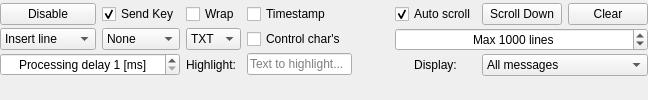
             <widget class="QWidget" name="scrollAreaWidgetContents_2">
              <property name="geometry">
               <rect>
                <x>0</x>
                <y>0</y>
                <width>648</width>
                <height>100</height>
               </rect>
              </property>
              <property name="sizePolicy">
               <sizepolicy hsizetype="Preferred" vsizetype="Preferred">
                <horstretch>0</horstretch>
                <verstretch>0</verstretch>
               </sizepolicy>
              </property>
              <layout class="QGridLayout" name="gridLayout">
               <property name="leftMargin">
                <number>0</number>
               </property>
               <property name="topMargin">
                <number>0</number>
               </property>
               <property name="rightMargin">
                <number>0</number>
               </property>
               <property name="bottomMargin">
                <number>20</number>
               </property>
               <item row="0" column="0">
                <layout class="QHBoxLayout" name="horizontalLayout">
                 <item>
                  <layout class="QGridLayout" name="gridLayout_15">
                   <property name="verticalSpacing">
                    <number>3</number>
                   </property>
                   <item row="0" column="4" colspan="8">
                    <widget class="QCheckBox" name="checkBoxShowTime">
                     <property name="sizePolicy">
                      <sizepolicy hsizetype="Preferred" vsizetype="Maximum">
                       <horstretch>0</horstretch>
                       <verstretch>0</verstretch>
                      </sizepolicy>
                     </property>
                     <property name="whatsThis">
                      <string>&lt;html&gt;&lt;head/&gt;&lt;body&gt;&lt;p&gt;If checked, received message will be displayed with system clock time in which it was received.&lt;/p&gt;&lt;/body&gt;&lt;/html&gt;</string>
                     </property>
                     <property name="text">
                      <string>Timestamp</string>
                     </property>
                    </widget>
                   </item>
                   <item row="0" column="3">
                    <widget class="QCheckBox" name="checkBoxWrapText">
                     <property name="sizePolicy">
                      <sizepolicy hsizetype="Preferred" vsizetype="Minimum">
                       <horstretch>0</horstretch>
                       <verstretch>0</verstretch>
                      </sizepolicy>
                     </property>
                     <property name="whatsThis">
                      <string>&lt;html&gt;&lt;head/&gt;&lt;body&gt;&lt;p&gt;Wrap all text inside the text window - may work slowly with large text.&lt;/p&gt;&lt;/body&gt;&lt;/html&gt;</string>
                     </property>
                     <property name="text">
                      <string>Wrap</string>
                     </property>
                    </widget>
                   </item>
                   <item row="2" column="3">
                    <widget class="QComboBox" name="comboBoxFormat">
                     <property name="sizePolicy">
                      <sizepolicy hsizetype="Minimum" vsizetype="Preferred">
                       <horstretch>0</horstretch>
                       <verstretch>0</verstretch>
                      </sizepolicy>
                     </property>
                     <property name="toolTip">
                      <string>&lt;html&gt;&lt;head/&gt;&lt;body&gt;&lt;p&gt;Change text format&lt;/p&gt;&lt;/body&gt;&lt;/html&gt;</string>
                     </property>
                     <property name="whatsThis">
                      <string>&lt;html&gt;&lt;head/&gt;&lt;body&gt;&lt;p&gt;Choose message display format:&lt;/p&gt;&lt;p&gt;&lt;span style=" font-weight:600;"&gt;- text&lt;/span&gt;&lt;/p&gt;&lt;p&gt;&lt;span style=" font-weight:600;"&gt;- hex (base 16)&lt;/span&gt;&lt;/p&gt;&lt;p&gt;&lt;span style=" font-weight:600;"&gt;- binary (base 2)&lt;/span&gt;&lt;/p&gt;&lt;/body&gt;&lt;/html&gt;</string>
                     </property>
                     <item>
                      <property name="text">
                       <string>TXT</string>
                      </property>
                     </item>
                     <item>
                      <property name="text">
                       <string>HEX</string>
                      </property>
                     </item>
                     <item>
                      <property name="text">
                       <string>BIN</string>
                      </property>
                     </item>
                    </widget>
                   </item>
                   <item row="5" column="1" colspan="2">
                    <widget class="QSpinBox" name="spinBoxProcessingDelay">
                     <property name="sizePolicy">
                      <sizepolicy hsizetype="Minimum" vsizetype="Minimum">
                       <horstretch>0</horstretch>
                       <verstretch>0</verstretch>
                      </sizepolicy>
                     </property>
                     <property name="minimumSize">
                      <size>
                       <width>0</width>
                       <height>0</height>
                      </size>
                     </property>
                     <property name="whatsThis">
                      <string>&lt;html&gt;&lt;head/&gt;&lt;body&gt;&lt;p&gt;Set the interval of reading Serial/UDP. &lt;/p&gt;&lt;/body&gt;&lt;/html&gt;</string>
                     </property>
                     <property name="alignment">
                      <set>Qt::AlignCenter</set>
                     </property>
                     <property name="suffix">
                      <string> [ms]</string>
                     </property>
                     <property name="prefix">
                      <string>Processing delay </string>
                     </property>
                     <property name="minimum">
                      <number>1</number>
                     </property>
                     <property name="maximum">
                      <number>500</number>
                     </property>
                     <property name="singleStep">
                      <number>5</number>
                     </property>
                     <property name="value">
                      <number>1</number>
                     </property>
                    </widget>
                   </item>
                   <item row="0" column="2">
                    <widget class="QCheckBox" name="checkBoxSendKey">
                     <property name="sizePolicy">
                      <sizepolicy hsizetype="Preferred" vsizetype="Minimum">
                       <horstretch>0</horstretch>
                       <verstretch>0</verstretch>
                      </sizepolicy>
                     </property>
                     <property name="whatsThis">
                      <string>&lt;html&gt;&lt;head/&gt;&lt;body&gt;&lt;p&gt;If checked, pressed key will be immidietly sent to the device via Serial or UDP, depending on the active control section tab as long as the &lt;span style=" font-weight:600;"&gt;text window remains focused&lt;/span&gt;.&lt;/p&gt;&lt;p&gt;This is very useful for creating a rapidly accesible control interface via serial i.e, you could quickly regulate motor's PWM output by holding &amp;quot;+&amp;quot; or &amp;quot;-&amp;quot; keys, instead of typing &amp;quot;set value ... &amp;quot; every time you need to make a change.&lt;/p&gt;&lt;/body&gt;&lt;/html&gt;</string>
                     </property>
                     <property name="text">
                      <string>Send Key</string>
                     </property>
                     <property name="checked">
                      <bool>true</bool>
                     </property>
                    </widget>
                   </item>
                   <item row="2" column="4" colspan="8">
                    <widget class="QCheckBox" name="checkBoxShowControlChars">
                     <property name="sizePolicy">
                      <sizepolicy hsizetype="Preferred" vsizetype="Fixed">
                       <horstretch>0</horstretch>
                       <verstretch>0</verstretch>
                      </sizepolicy>
                     </property>
                     <property name="text">
                      <string>Control char's</string>
                     </property>
                    </widget>
                   </item>
                   <item row="5" column="3">
                    <widget class="QLabel" name="label_4">
                     <property name="sizePolicy">
                      <sizepolicy hsizetype="Preferred" vsizetype="Minimum">
                       <horstretch>0</horstretch>
                       <verstretch>0</verstretch>
                      </sizepolicy>
                     </property>
                     <property name="minimumSize">
                      <size>
                       <width>0</width>
                       <height>0</height>
                      </size>
                     </property>
                     <property name="text">
                      <string>Highlight:</string>
                     </property>
                    </widget>
                   </item>
                   <item row="5" column="4" colspan="8">
                    <widget class="QLineEdit" name="lineEditHighlight">
                     <property name="sizePolicy">
                      <sizepolicy hsizetype="Maximum" vsizetype="Maximum">
                       <horstretch>0</horstretch>
                       <verstretch>0</verstretch>
                      </sizepolicy>
                     </property>
                     <property name="whatsThis">
                      <string>&lt;html&gt;&lt;head/&gt;&lt;body&gt;&lt;p&gt;Highlights the words in the main text window that matches the contents of this textbox&lt;/p&gt;&lt;/body&gt;&lt;/html&gt;</string>
                     </property>
                     <property name="placeholderText">
                      <string>Text to highlight...</string>
                     </property>
                     <property name="clearButtonEnabled">
                      <bool>true</bool>
                     </property>
                    </widget>
                   </item>
                   <item row="2" column="2">
                    <widget class="QComboBox" name="comboBoxTextProcessing">
                     <property name="sizePolicy">
                      <sizepolicy hsizetype="Minimum" vsizetype="Preferred">
                       <horstretch>0</horstretch>
                       <verstretch>0</verstretch>
                      </sizepolicy>
                     </property>
                     <property name="toolTip">
                      <string>&lt;html&gt;&lt;head/&gt;&lt;body&gt;&lt;p&gt;Text processing modes&lt;/p&gt;&lt;/body&gt;&lt;/html&gt;</string>
                     </property>
                     <property name="whatsThis">
                      <string>&lt;html&gt;&lt;head/&gt;&lt;body&gt;&lt;p&gt;Choose text post-processing:&lt;/p&gt;&lt;p&gt;&lt;span style=" font-weight:600;"&gt;- None&lt;/span&gt;&lt;/p&gt;&lt;p&gt;&lt;span style=" font-weight:600;"&gt;- Trim - remove whitespace form the start and the end of each line.&lt;/span&gt;&lt;/p&gt;&lt;p&gt;&lt;span style=" font-weight:600;"&gt;- Simplify - removes whitespace form the start and the end, and has each sequence of internal whitespace replaced with a single space.&lt;/span&gt;&lt;/p&gt;&lt;/body&gt;&lt;/html&gt;</string>
                     </property>
                     <item>
                      <property name="text">
                       <string>None</string>
                      </property>
                     </item>
                     <item>
                      <property name="text">
                       <string>Trim</string>
                      </property>
                     </item>
                     <item>
                      <property name="text">
                       <string>Simplify</string>
                      </property>
                     </item>
                    </widget>
                   </item>
                   <item row="0" column="1">
                    <widget class="QPushButton" name="pushButtonTextLogToggle">
                     <property name="sizePolicy">
                      <sizepolicy hsizetype="Preferred" vsizetype="Preferred">
                       <horstretch>0</horstretch>
                       <verstretch>0</verstretch>
                      </sizepolicy>
                     </property>
                     <property name="text">
                      <string>Disable</string>
                     </property>
                     <property name="checkable">
                      <bool>true</bool>
                     </property>
                    </widget>
                   </item>
                   <item row="2" column="1">
                    <widget class="QComboBox" name="comboBoxAddTextMode">
                     <property name="sizePolicy">
                      <sizepolicy hsizetype="Minimum" vsizetype="Preferred">
                       <horstretch>0</horstretch>
                       <verstretch>0</verstretch>
                      </sizepolicy>
                     </property>
                     <property name="toolTip">
                      <string>&lt;html&gt;&lt;head/&gt;&lt;body&gt;&lt;p&gt;New line print method&lt;/p&gt;&lt;/body&gt;&lt;/html&gt;</string>
                     </property>
                     <property name="whatsThis">
                      <string>&lt;html&gt;&lt;head/&gt;&lt;body&gt;&lt;p&gt;Change how new text line is added:&lt;/p&gt;&lt;p&gt;&lt;span style=" font-weight:600;"&gt;- Insert - moves the cursor to the end of document and simply pastes new data. Similar to &amp;quot;print()&amp;quot; in Arduino&lt;/span&gt;&lt;/p&gt;&lt;p&gt;&lt;span style=" font-weight:600;"&gt;- Append - adds new text as newline. Acts as &amp;quot;println()&amp;quot;. &lt;/span&gt;&lt;/p&gt;&lt;p&gt;One can use &amp;quot;Append&amp;quot; mode + &amp;quot;trim&amp;quot; or &amp;quot;simplify&amp;quot; processing options to remove all control characters form the text while still adding it as newline without the escape sequences present.&lt;/p&gt;&lt;/body&gt;&lt;/html&gt;</string>
                     </property>
                     <property name="sizeAdjustPolicy">
                      <enum>QComboBox::AdjustToContents</enum>
                     </property>
                     <item>
                      <property name="text">
                       <string>Insert line</string>
                      </property>
                     </item>
                     <item>
                      <property name="text">
                       <string>Append line</string>
                      </property>
                     </item>
                    </widget>
                   </item>
                  </layout>
                 </item>
                 <item>
                  <spacer name="horizontalSpacer_2">
                   <property name="orientation">
                    <enum>Qt::Horizontal</enum>
                   </property>
                   <property name="sizeType">
                    <enum>QSizePolicy::Expanding</enum>
                   </property>
                   <property name="sizeHint" stdset="0">
                    <size>
                     <width>40</width>
                     <height>20</height>
                    </size>
                   </property>
                  </spacer>
                 </item>
                 <item>
                  <layout class="QGridLayout" name="gridLayout_17">
                   <property name="verticalSpacing">
                    <number>3</number>
                   </property>
                   <item row="0" column="2">
                    <widget class="QPushButton" name="pushButtonClear">
                     <property name="sizePolicy">
                      <sizepolicy hsizetype="Minimum" vsizetype="Preferred">
                       <horstretch>0</horstretch>
                       <verstretch>0</verstretch>
                      </sizepolicy>
                     </property>
                     <property name="whatsThis">
                      <string>&lt;html&gt;&lt;head/&gt;&lt;body&gt;&lt;p&gt;Clear text window&lt;/p&gt;&lt;/body&gt;&lt;/html&gt;</string>
                     </property>
                     <property name="text">
                      <string>Clear</string>
                     </property>
                    </widget>
                   </item>
                   <item row="2" column="0">
                    <widget class="QLabel" name="label_23">
                     <property name="text">
                      <string>Display:</string>
                     </property>
                     <property name="alignment">
                      <set>Qt::AlignCenter</set>
                     </property>
                    </widget>
                   </item>
                   <item row="0" column="0">
                    <widget class="QCheckBox" name="checkBoxScrollToButtom">
                     <property name="sizePolicy">
                      <sizepolicy hsizetype="Minimum" vsizetype="Preferred">
                       <horstretch>0</horstretch>
                       <verstretch>0</verstretch>
                      </sizepolicy>
                     </property>
                     <property name="text">
                      <string>Auto scroll</string>
                     </property>
                     <property name="checkable">
                      <bool>true</bool>
                     </property>
                     <property name="checked">
                      <bool>true</bool>
                     </property>
                    </widget>
                   </item>
                   <item row="1" column="0" colspan="3">
                    <widget class="QSpinBox" name="spinBoxMaxLines">
                     <property name="sizePolicy">
                      <sizepolicy hsizetype="Preferred" vsizetype="Maximum">
                       <horstretch>0</horstretch>
                       <verstretch>0</verstretch>
                      </sizepolicy>
                     </property>
                     <property name="alignment">
                      <set>Qt::AlignCenter</set>
                     </property>
                     <property name="suffix">
                      <string> lines</string>
                     </property>
                     <property name="prefix">
                      <string>Max </string>
                     </property>
                     <property name="minimum">
                      <number>100</number>
                     </property>
                     <property name="maximum">
                      <number>10000000</number>
                     </property>
                     <property name="singleStep">
                      <number>1000</number>
                     </property>
                     <property name="stepType">
                      <enum>QAbstractSpinBox::DefaultStepType</enum>
                     </property>
                     <property name="value">
                      <number>1000</number>
                     </property>
                    </widget>
                   </item>
                   <item row="0" column="1">
                    <widget class="QPushButton" name="pushButtonSerialLogScrollown">
                     <property name="text">
                      <string>Scroll Down</string>
                     </property>
                    </widget>
                   </item>
                   <item row="2" column="1" colspan="2">
                    <widget class="QComboBox" name="comboBoxMessagesDisplayMode">
                     <property name="sizePolicy">
                      <sizepolicy hsizetype="Minimum" vsizetype="Maximum">
                       <horstretch>0</horstretch>
                       <verstretch>0</verstretch>
                      </sizepolicy>
                     </property>
                     <property name="sizeAdjustPolicy">
                      <enum>QComboBox::AdjustToContentsOnFirstShow</enum>
                     </property>
                     <item>
                      <property name="text">
                       <string>All messages</string>
                      </property>
                     </item>
                     <item>
                      <property name="text">
                       <string>Incoming messages</string>
                      </property>
                     </item>
                    </widget>
                   </item>
                  </layout>
                 </item>
                </layout>
               </item>
              </layout>
             </widget>
